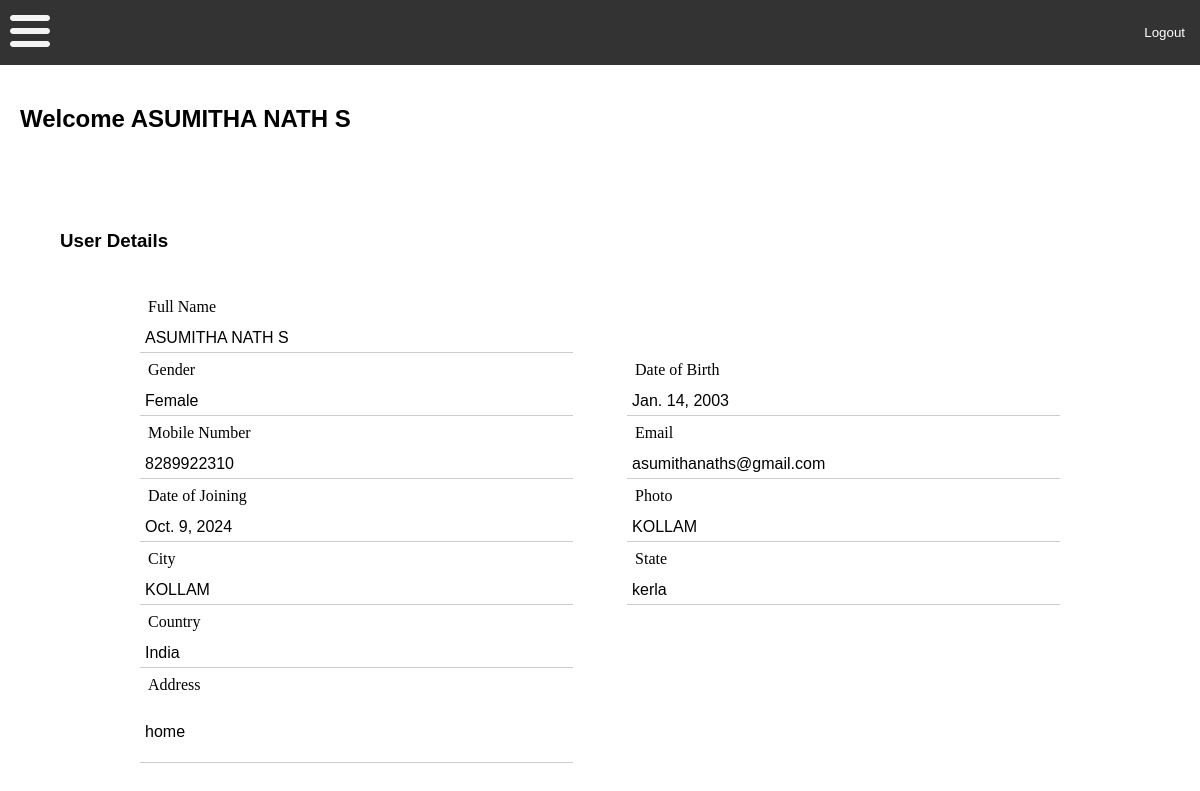
The page /profile/ (signed in) on the database its author committed.
### User/models.py (models this page shows)
class userprofile(models.Model):
    user = models.OneToOneField(User, null=True, on_delete=models.CASCADE)
    name = models.CharField(max_length=50)
    gender = models.CharField(max_length=50)
    dob = models.DateField()
    mobile =  models.CharField(max_length=50)
    email = models.EmailField(max_length=50,unique=True)
    doj = models.DateField()
    image = models.ImageField(null=True, blank=True, upload_to="profile_pics/")
    city = models.CharField(max_length=50)
    state = models.CharField(max_length=50)
    country = models.CharField(max_length=50)
    address = models.CharField(max_length=50)

### User/views.py (the view)
# urls.py: path('profile/', views.profile, name="profile"),
@login_required(login_url='loginpage')
def profile(request):
    if request.user.is_authenticated:
        user_profile = userprofile.objects.get(user=request.user)
        return render(request, 'User/profile.html', {'user_profile': user_profile})
    else:
        return redirect('loginpage')

### templates/User/profile.html (shortened to what this page needs)
{% extends 'userpage.html' %}
{% load static %}
{% block content %}
    <link rel="stylesheet" href="{% static 'User/profile.css' %}">
    <h2>Welcome {{user_profile.name}}</h2>
    <main class="main_content">
        <section class="content" >
            <button type="submit" class="editProfileBtn" hidden>Edit Profile</button><br>
            <h3>User Details</h3>
            <section id="data">
                <table>
                    <tr>
                        <td><label>Full Name</label></td>
                        <td class="blank"></td>
                    </tr>
                    <tr>
                        <td class="data">{{ user_profile.name }}</td>
                        <td class="blank"></td>
                    </tr>
                    <tr>
                        <td><label>Gender</label></td>
                        <td class="blank"></td>
                        <td><label>Date of Birth</label></td>
                    </tr>
                    <tr>
                        <td class="data">{{ user_profile.gender }}</td>
                        <td class="blank"></td>
                        <td class="data">{{ user_profile.dob }}</td>
                    </tr>
                    <tr>
                        <td><label>Mobile Number</label></td>
                        <td class="blank"></td>
                        <td><label>Email</label></td>
                    </tr>
                    <tr>
                        <td class="data">{{ user_profile.mobile }}</td>
                        <td class="blank"></td>
                        <td class="data">{{ user_profile.email }}</td>
                    </tr>
                    <tr>
                        <td><label>Date of Joining</label></td>
                        <td class="blank"></td>
                        <td><label>Photo</label></td>
                    </tr>
                    <tr>
                        <td class="data">{{ user_profile.doj }}</td>
                        <td class="blank"></td>
                        <td class="data">{{ user_profile.city }}</td>
                    </tr>
                    <tr>
                        <td><label>City</label></td>
                        <td class="blank"></td>
                        <td><label>State</label></td>
                    </tr>
                    <tr>
                        <td class="data">{{ user_profile.city }}</td>
                        <td class="blank"></td>
                        <td class="data">{{ user_profile.state }}</td>
                    </tr>
                    <tr>
                        <td><label>Country</label></td>
                        <td class="blank"></td>
                    </tr>
                    <tr>
                        <td class="data">{{ user_profile.country }}</td>
                        <td class="blank"></td>
                    </tr>
                    <tr>
                        <td><label>Address</label></td>
                        <td class="blank"></td>
                    </tr>
                    <tr>
                        <td class="data"><p>{{ user_profile.address }}</p></td>
                    </tr>
                </table>
            </section>
            <div class="changeBtn">
            </div>
        </section>
    </main>
{% endblock content %}

### static/pagedesign.css (style rules this page uses)
body { font-family: Arial, sans-serif; margin: 0; padding: 0; }
.content { margin-left: 0; padding: 20px; }

### static/User/profile.css (style rules this page uses)
h3 { padding: 20px; }
table { border-collapse: collapse; width: 100%; margin: 0px, 100px; }
th, td { width: 40%; padding: 8px; text-align: left; font-family: Georgia, 'Times New Roman', Times, serif; }
.blank { width: 5%; }
.changeBtn { padding: 15px; text-align: center; }
#data { padding: 0px 100px; }
.data { display: flex; border: none; border-bottom: 1px solid #ccc; width: 100%; box-sizing: border-box; padding: 5px; margin: 0; outline: none; background: transparent; font-family: Arial, Helvetica, sans-serif; }

### rows shown on the page
userprofile: name "ASUMITHA NATH S", gender "Female", dob "Jan. 14, 2003", mobile "8289922310", email "asumithanaths@gmail.com", doj "Oct. 9, 2024", city "KOLLAM", state "kerla", country "India", address "home"
